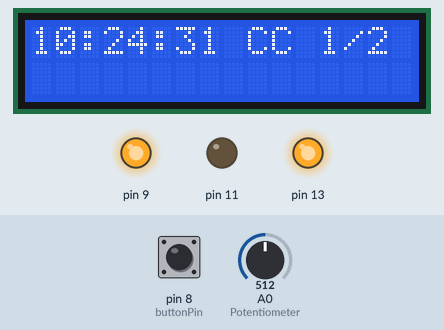
A sketch run on a simulated Arduino Uno, built with avr-gcc and run on an emulated ATmega328P. Parts: 16×2 character LCD, output pins drawn as LEDs (lit = HIGH). The inputs (shaded band) are chosen by the test bench; at power-on: A0 (Potentiometer) = 512, pin 8 (buttonPin) HIGH. The local clock reads 2024-03-15 10:24:30 at power-on unless the sketch sets it.

Above: at 1.6 s.
1.7 s: A0 (Potentiometer) set to 498
At 2.8 s:
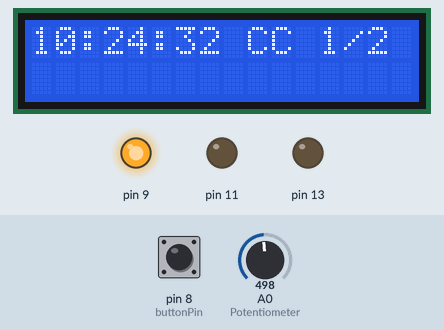
4.7 s: pin 8 (buttonPin) pulled LOW for 0.15 s
At 5.6 s:
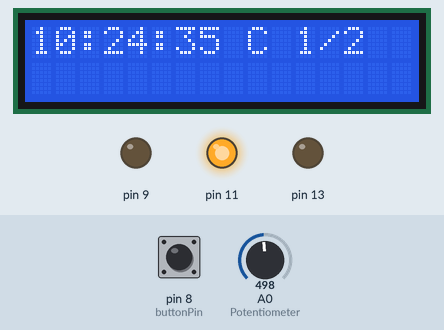
7.8 s: A0 (Potentiometer) set to 900
At 10.6 s:
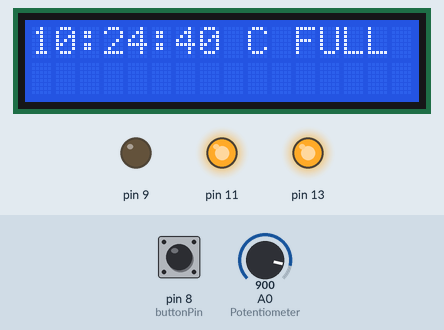
10.8 s: pin 8 (buttonPin) pulled LOW for 1 s
At 12.6 s:
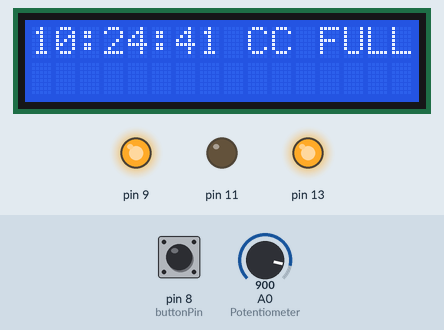
14.8 s: A0 (Potentiometer) set to 306
At 17.6 s:
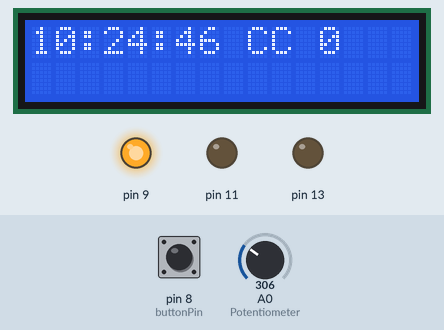
17.8 s: pin 8 (buttonPin) pulled LOW for 0.15 s
At 18.4 s:
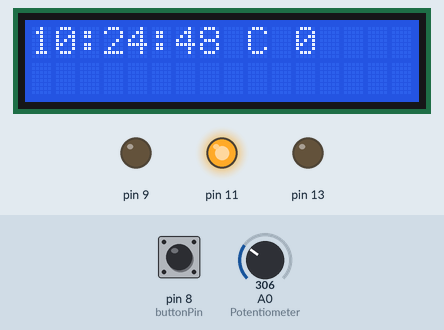
Timing chart, 0 to 20.8 s (numbered marks = the images above; inputs shaded):
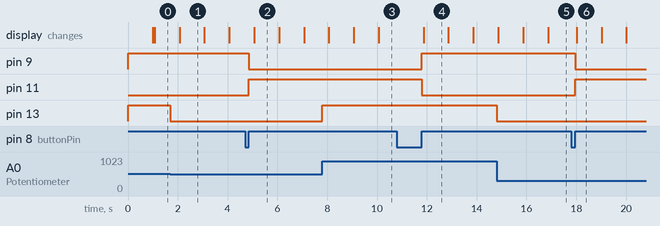

Measured:
- the behaviour switches between 512 and 511 on A0 (Potentiometer) (found by bisection; images 0 and 1)
- after the input at 1.7 s, pin 13: HIGH → LOW at once
- after the input at 4.7 s, pin 9: HIGH → LOW after 0.15 s; pin 11: LOW → HIGH after 0.15 s; the display: changes after 0.37 s (image 2)
- after the input at 7.8 s, pin 13: LOW → HIGH at once; the display: first changes after 0.27 s (image 3 shows a later state)
- after the input at 10.8 s, pin 9: LOW → HIGH after 1.0 s; pin 11: HIGH → LOW after 1.0 s; the display: changes after 1.1 s (image 4)
- after the input at 14.8 s, pin 13: HIGH → LOW at once; the display: first changes after 0.07 s (image 5 shows a later state)
- after the input at 17.8 s, pin 9: HIGH → LOW after 0.15 s; pin 11: LOW → HIGH after 0.15 s; the display: changes after 0.22 s (image 6)

The sketch:

mortortest.ino
```cpp
#include <LiquidCrystal.h>
#include "DS1307.h"
#include <arduino-timer.h>
DS1307 clock;
const int buttonPin = 8;
bool mot_dir = LOW;
int speed;
boolean reverse;
const int rs = 12, en = 10, d4 = 5, d5 = 4, d6 = 3, d7 = 2;
LiquidCrystal lcd(rs, en, d4, d5, d6, d7);
auto timer = timer_create_default();


void setup()
{
  pinMode(13, OUTPUT);
  pinMode(11, OUTPUT);
  pinMode(9, OUTPUT);
  pinMode(buttonPin, INPUT_PULLUP);
  pinMode(A0,INPUT);  // 10k Potentiometer
  //digitalWrite(13, HIGH);//set this pin to HIGH to enable motor driver
  clock.begin();
  clock.fillByHMS(2,56,0);
  timer.every(1000, lcdprint);
}

void loop()
{
  speed = analogRead(A0)/4;
  if(!digitalRead(buttonPin)){                // If direction button is pressed
    while(!digitalRead(buttonPin));           // Wait until direction button released
    mot_dir = !mot_dir;
  }
  direction(mot_dir, speed);
  timer.tick();

}

void direction (boolean reverse, int speed) {
  analogWrite(13, speed);
  digitalWrite(9, !reverse);
  digitalWrite(11, reverse);
}

bool lcdprint(void *){
  lcd.begin(16, 2);
  clock.getTime();
  lcd.print(clock.hour,DEC);
  lcd.print(":");
  lcd.print(clock.minute,DEC);
  lcd.print(":");
  lcd.print(clock.second,DEC);
  lcd.print(" ");
  if(mot_dir){
    lcd.print("C");
  }
  else{
    lcd.print("CC");
  }
  lcd.print(" ");
  if(speed >= 191){
    lcd.print("FULL");
  }
  else if(speed < 191 && speed >=100){
    lcd.print("1/2");
  }
  else{
    lcd.print("0");
  }

}
```
